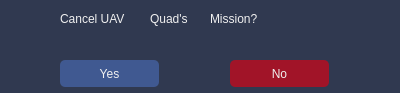
<?xml version="1.0" encoding="UTF-8"?>
<ui version="4.0">
 <class>MissionCancelWidget</class>
 <widget class="QWidget" name="MissionCancelWidget">
  <property name="geometry">
   <rect>
    <x>0</x>
    <y>0</y>
    <width>400</width>
    <height>93</height>
   </rect>
  </property>
  <property name="windowTitle">
   <string>Form</string>
  </property>
  <property name="styleSheet">
   <string notr="true">color: rgb(240, 240, 240);
background-color: rgb(48, 57, 80);
border-radius: 5px;</string>
  </property>
  <widget class="QLabel" name="label">
   <property name="geometry">
    <rect>
     <x>60</x>
     <y>10</y>
     <width>81</width>
     <height>17</height>
    </rect>
   </property>
   <property name="text">
    <string>Cancel UAV </string>
   </property>
  </widget>
  <widget class="QLabel" name="uavName">
   <property name="geometry">
    <rect>
     <x>150</x>
     <y>10</y>
     <width>81</width>
     <height>17</height>
    </rect>
   </property>
   <property name="text">
    <string>Quad's</string>
   </property>
  </widget>
  <widget class="QLabel" name="label_3">
   <property name="geometry">
    <rect>
     <x>210</x>
     <y>10</y>
     <width>81</width>
     <height>17</height>
    </rect>
   </property>
   <property name="text">
    <string>Mission?</string>
   </property>
  </widget>
  <widget class="QPushButton" name="yesButton">
   <property name="geometry">
    <rect>
     <x>60</x>
     <y>60</y>
     <width>99</width>
     <height>27</height>
    </rect>
   </property>
   <property name="styleSheet">
    <string notr="true">background-color: rgb(64, 89, 145);
color: rgb(240, 240, 240);</string>
   </property>
   <property name="text">
    <string>Yes</string>
   </property>
  </widget>
  <widget class="QPushButton" name="noButton">
   <property name="geometry">
    <rect>
     <x>230</x>
     <y>60</y>
     <width>99</width>
     <height>27</height>
    </rect>
   </property>
   <property name="styleSheet">
    <string notr="true">background-color: rgb(161, 20, 40);
color: rgb(240, 240, 240);
</string>
   </property>
   <property name="text">
    <string>No</string>
   </property>
  </widget>
 </widget>
 <resources/>
 <connections/>
</ui>
